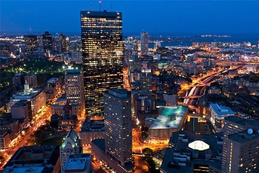
%> input picture 9-15-histspe/Boston.jpg, 259 x 173 px, shrunk from 1000 x 667 before the run
$ octave testspec.m   (GNU Octave 9; MATLAB toolbox functions it lacks are replaced by stand-ins)
%> lines starting %> are read from the running program, lines starting %| are printed output that depends on the picture
% % % % % % % % % % % % % % % % % % % % % % % % % % % % % % % % % %
% % % 直方图规定化（直方图匹配）的具体代码
% % %
%     [value,index] = min(x) min返回最小值及其对应的下标
% % %
% % % % % % % % % % % % % % % % % % % % % % % % % % % % % % % % %
clc;
clear;
close all;
% % % % % % % % % %读入原始图 % % % % % % % % % % % % % %
orgin = imread('Boston.jpg');
%> orgin is the input picture: size 173x259x3 uint8; mean R, G, B 54.6, 66.7, 90.2
orgin=rgb2gray(orgin);
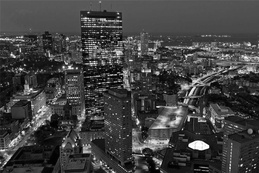
%> orgin: size 173x259 uint8; min 0, max 255, mean 65.8
[m_o,n_o]=size(orgin);
%> m_o = 173; n_o = 259

% imshit函数返回的是灰度图的各灰度出现的次数组成的矩阵是num*1的矩阵
% 在除以像素总数之后就变成各灰度的出现【频率】
orgin_hist=imhist(orgin)/(m_o*n_o);
%> orgin_hist = 256 values, max 0.0181 at index 80, min 2.23e-05 at index 256, mean 0.00391

% % % % % % % % % % 读入标准图% % % % % % % % % % % % % % % % % %
standard = imread('Boston2.jpg');
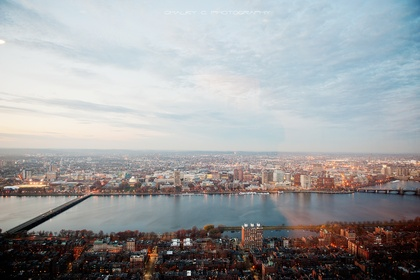
%> input picture 9-15-histspe/Boston2.jpg, 420 x 280 px, shrunk from 1620 x 1080 before the run
%> standard is the input picture: size 280x420x3 uint8; mean R, G, B 157.1, 158.5, 160
% standard=rgb2gray(standard);
[m_s,n_s]=size(standard);
%> m_s = 280; n_s = 1260
standard_hist=imhist(standard)/(m_s*n_s);
%> standard_hist = 256 values, max 0.0139 at index 218, min 2.83e-06 at index 253, mean 0.00391

% 求累计频率
startdard_value = cumsum(standard_hist)';
%> startdard_value = 256 values from 0.00662 to 1
orgin_value = cumsum(orgin_hist)';
%> orgin_value = 256 values from 6.7e-05 to 1

% 下面的for循环主要是将原始图像中灰度映射到标准图的灰度上去
% index的下标代表的是原始图的灰度，值代表映射到标准图上的灰度
for i=1:256
%     将原始图中的各累积频率匹配到标准图中最接近的累积频率上去
% 标准图直方图累积频率同时减去原始图中一个累积频率
% 每个cell内容纳一个矩阵同orgin_value一样尺寸
    value{i}=startdard_value-orgin_value(i);
    value{i}=abs(value{i});

% 找到原始图中累积频率最接近标准图的累积频率的值和下标
% 并将下标i存到矩阵index中即index(i)
    [temp, index(i)]=min(value{i});
end
%> this loop made 256 passes
%> temp on passes 1 to 3: 0.00656, 0.00537, 0.00316
%> after the loop, index = 256 values from 1 to 256; value = 256 items

newimg=zeros(m_o,n_o);
% 因为index元素下标从1始
for i=1:m_o
    for j=1:n_o
        newimg(i,j)=index(orgin(i,j)+1)-1;
    end
end
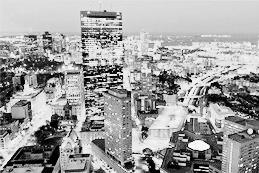
%> newimg: size 173x259 double; min 0, max 255, mean 159.1

newimg=uint8(newimg);
%> newimg: size 173x259 uint8
% 显示图像
subplot(2,3,1);imshow(orgin);title('原图');
subplot(2,3,2);imshow(standard);title('标准图');
subplot(2,3,3);imshow(newimg);title('myself匹配到标准图');

% 显示灰度直方图
subplot(2,3,4);imhist(orgin);title('原图');
subplot(2,3,5);imhist(standard);title('标准图');
subplot(2,3,6);imhist(newimg);title('直方图匹配到标准图');
%> after `title('直方图匹配到标准图')`:
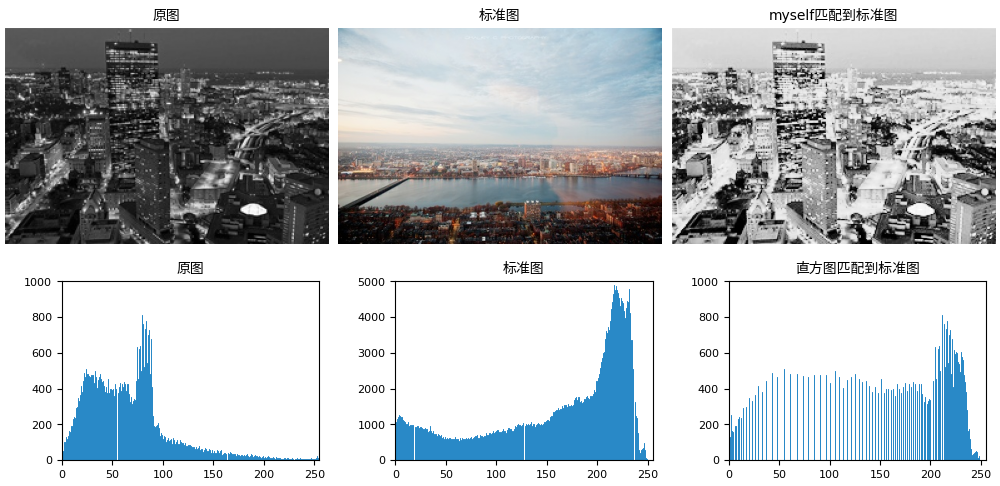
%> figure redrawn from the program's plot data, 6 panels
